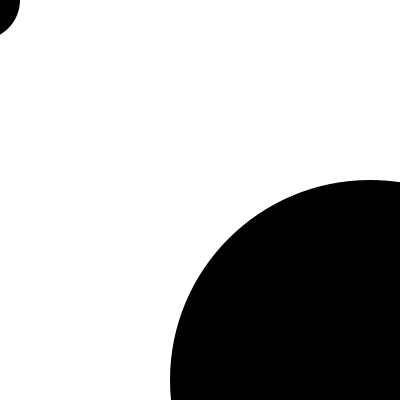
Frame 1 (no input)
Frame 60 (the mouse pressed at the canvas centre just before this capture): identical to frame 1, image omitted
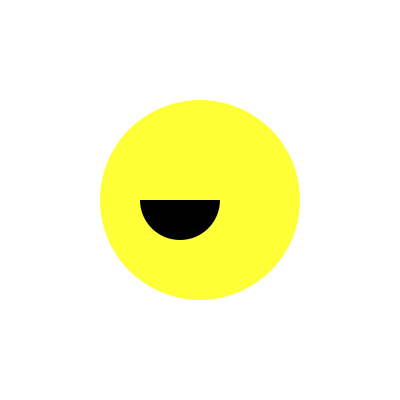
Frame 120 (the mouse held since frame 60 and released just before this capture)

The Processing sketch that drew these frames (run headless with seeded random() and noise(); from frame 60 on, the mouse is pressed at the canvas centre):

// Processing sketch: processing_99771
// ── processing_99771.pde

void setup(){
size(400,400);
noStroke();
smooth();}

void draw(){

background(255);
frameRate(15);
  
  float x=mouseX;
  float y=mouseY;
  float ix=width-mouseX;
  float iy=height-mouseY;
  float lix=width-(2*mouseX);
  float liy=height-(2*mouseY);
  
  fill(255,255,0,200);
  ellipse(ix,iy,x,y);
fill(0);
  ellipse(iy+30,ix-20,lix,liy);
  fill(0);
  ellipse(iy-30,ix-20,lix,liy);
 arc(x-20, y, 80, 80, 0, PI, OPEN);}
